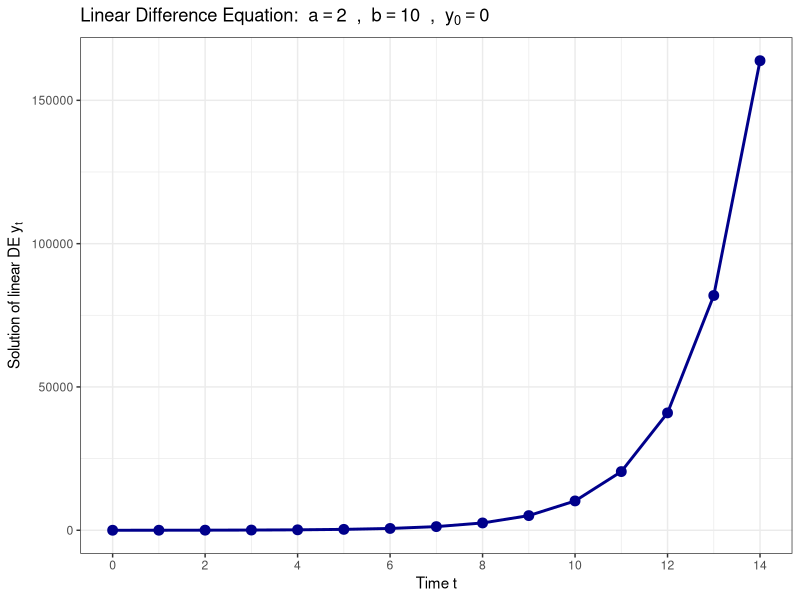
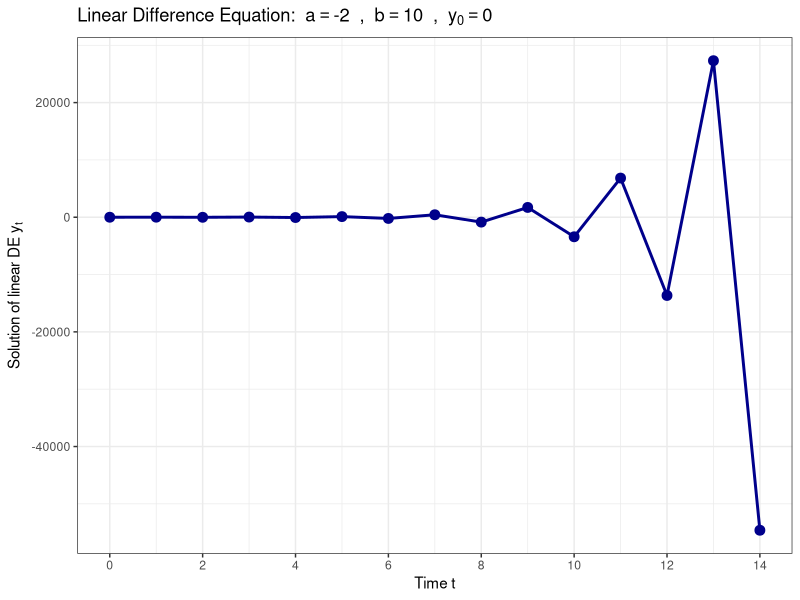
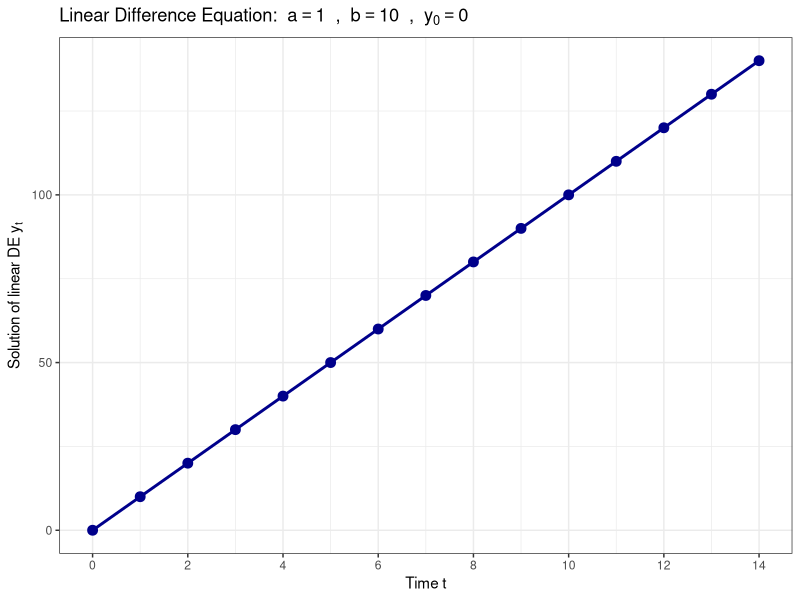
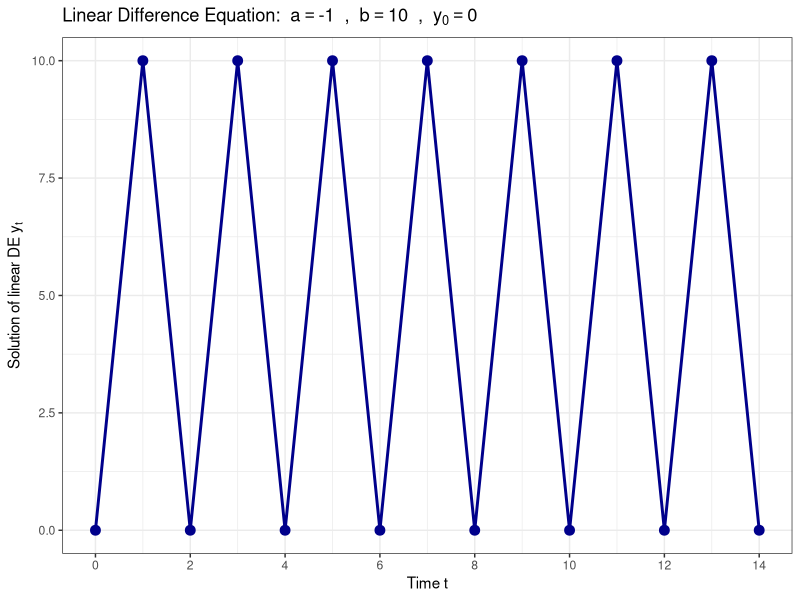
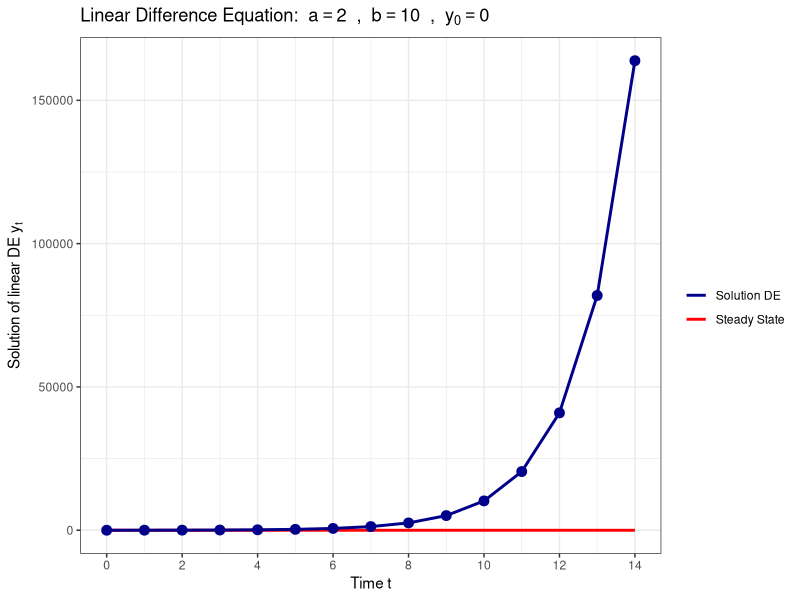
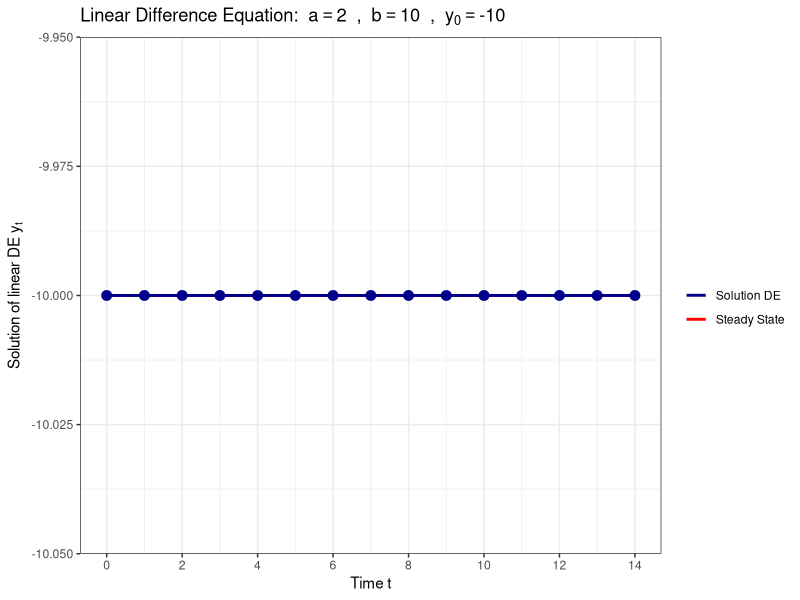
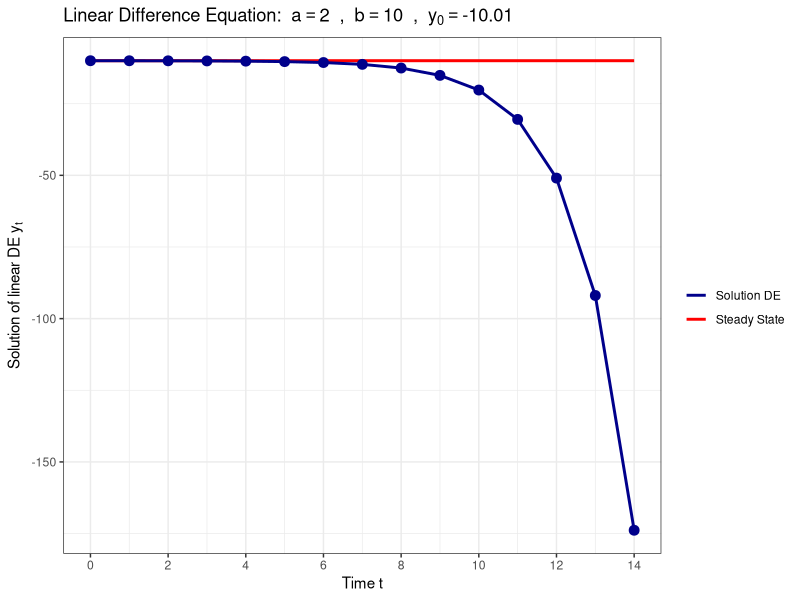
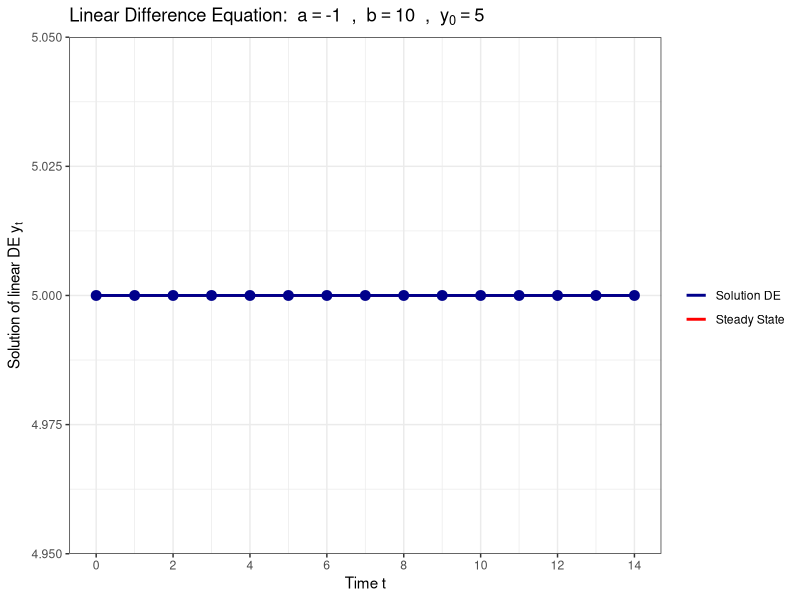

These figures' R source, in order:
#######################################
### Linear Difference Equations
#######################################

# Clear the workspace and load libraries
rm(list = ls())
library(reshape2)
library(base)
library(ggplot2)
library(grid)
library(stringr)
library(tidyverse)


########### 
# Iterates forward a difference equation with known starting value
#     y_0 : starting value
#     a,b : parameters of the difference equation
#     T   : for how many periods to iterate
########### 
diff_eq <- function(y_0, a, b, T) {
  y <- y_0
  for (t in 2:(T+1)) {
      y[t] = a*y[t-1] + b
  }
  return(y)
} 


########### 
# Plots a forward simulated difference equation
#     y_0 : starting value
#     a,b : parameters of the difference equation
#     T   : for how many periods to iterate
###########
plot_diff <- function(y_0, a, b, T) {
  
  # simulate equation forward
  y <- diff_eq(y_0, a, b, T)
  
  # generate plotting data
  dat <- data.frame(
    time = seq(0, T, 1),
    DE = y
  )
  
  # now generate the plot
  myplot <- ggplot(data=dat) + 
    geom_line(aes(x=time, y=DE), color="darkblue", size=1) +
    geom_point(aes(x=time, y=DE), color="darkblue", size=3, show.legend = FALSE) +
    coord_cartesian(xlim=c(0, T)) + 
    scale_x_continuous(breaks=seq(0, T, 2)) +
    labs(x = "Time t",
         y = expression(paste("Solution of linear DE ", y[t])),
         title= bquote("Linear Difference Equation: " ~ a == .(a) ~ " , " ~ b == .(b) ~ " , " ~ y[0] == .(y_0))) +
    theme_bw()
  
  # print the plot
  print(myplot)
}


########### 
# Plots a forward simulated difference equation (incl. steady state)
#     y_0 : starting value
#     a,b : parameters of the difference equation
#     T   : for how many periods to iterate
########### 
plot_diff_steady <- function(y_0, a, b, T) {

  # simulate equation forward
  y <- diff_eq(y_0, a, b, T)
  
  # generate plotting data
  dat <- data.frame(
    time = seq(0, T, 1),
    DE = y,
    stst= array(b/(1-a), c(T+1))
  )
  
  # now generate the plot
  myplot <- ggplot(data=dat) + 
    geom_line(aes(x=time, y=stst, color="Steady State"), size=1) +
    geom_line(aes(x=time, y=DE, color="Solution DE"), size=1) +
    geom_point(aes(x=time, y=DE), color="darkblue", size=3, show.legend = FALSE) +
    scale_color_manual(name = "", values = c("Steady State"="red", "Solution DE"="darkblue")) +
    coord_cartesian(xlim=c(0, T)) + 
    scale_x_continuous(breaks=seq(0, T, 2)) +
    labs(x = "Time t",
         y = expression(paste("Solution of linear DE ", y[t])),
         title= bquote("Linear Difference Equation: " ~ a == .(a) ~ " , " ~ b == .(b) ~ " , " ~ y[0] == .(y_0))) +
    theme_bw()
  
  # print the plot
  print(myplot)
}



########### 
# Generate different plots
########### 

T = 14;

# Values 1
a = 2 ; b = 10 ; y_0 = 0
plot_diff(y_0, a, b, T)

# Values 2
a = -2 ; b = 10 ; y_0 = 0
plot_diff(y_0, a, b, T)

# Values 3
a = 1; b = 10 ; y_0 = 0
plot_diff(y_0, a, b, T)

# Values 4
a = -1; b = 10 ; y_0 = 0
plot_diff(y_0, a, b, T)

# Values 5
a = 2 ; b = 10 ; y_0 = 0
plot_diff_steady(y_0, a, b, T)

# Values 6
a = 2 ; b = 10 ; y_0 = b/(1-a)
plot_diff_steady(y_0, a, b, T)

# Values 7
a = 2 ; b = 10 ; y_0 = b/(1-a)-0.01
plot_diff_steady(y_0, a, b, T)

# Values 8
a = -1; b = 10 ; y_0 = b/(1-a)
plot_diff_steady(y_0, a, b, T)

# Values 9
a = -1; b = 10 ; y_0 = b/(1-a)-1
plot_diff_steady(y_0, a, b, T)

# Values 10
a = 0.75; b = 10 ; y_0 = 500
plot_diff_steady(y_0, a, b, T)

# Values 11
a = 0.50; b = 10 ; y_0 = 0
plot_diff_steady(y_0, a, b, T)

# Values 12
a = 0.25; b = 10 ; y_0 = 0
plot_diff_steady(y_0, a, b, T)

# Values 13
a = -0.75; b = 10 ; y_0 = 0
plot_diff_steady(y_0, a, b, T)

# Values 14
a = -0.50; b = 10 ; y_0 = 0
plot_diff_steady(y_0, a, b, T)

# Values 15
a = -0.25; b = 10 ; y_0 = 0
plot_diff_steady(y_0, a, b, T)
